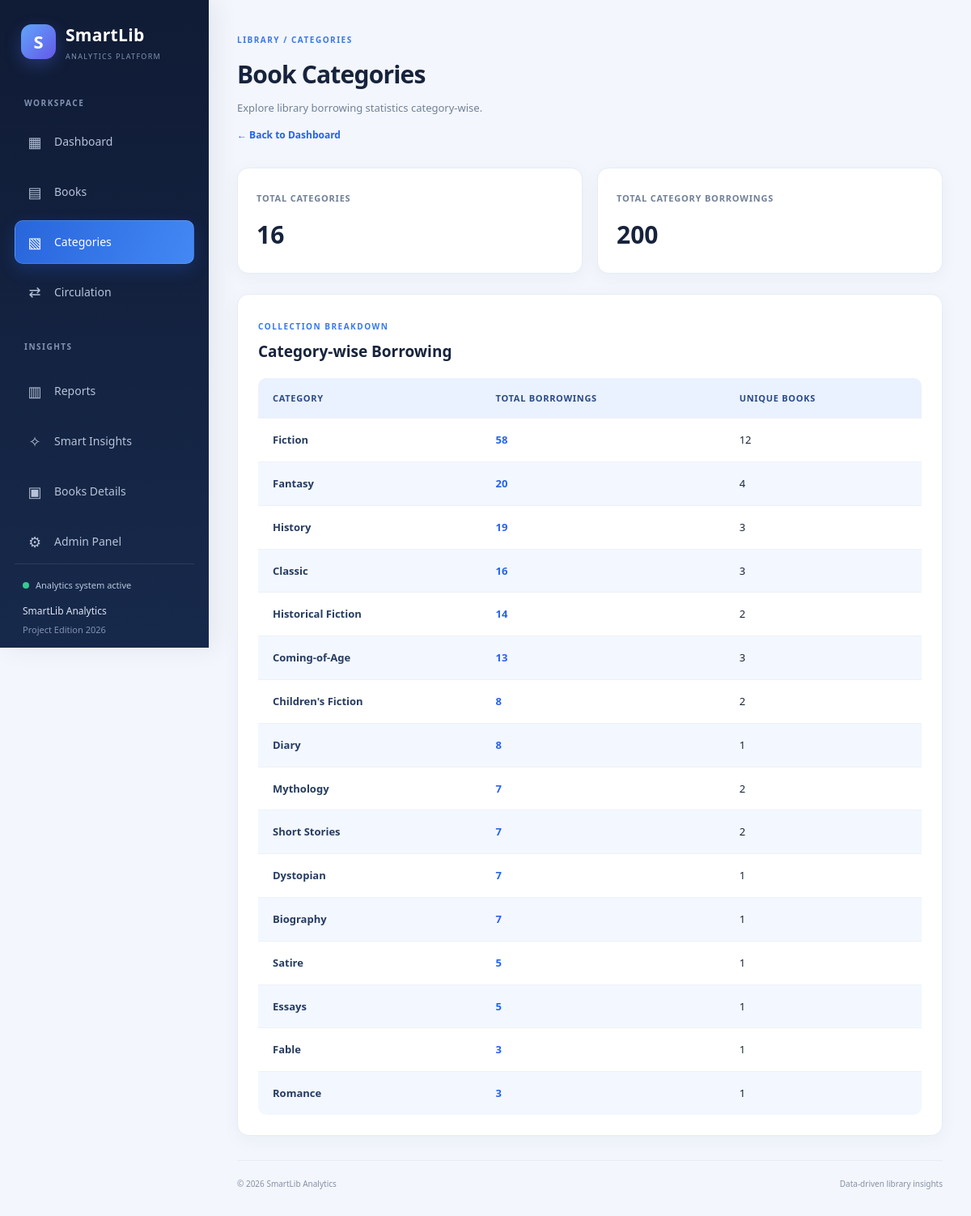
The page /categories on the database its author committed.
### tables this page shows
CREATE TABLE loans (
            Loan_ID TEXT PRIMARY KEY,
            Book_ID TEXT NOT NULL,
            Issue_Date TEXT NOT NULL,
            Due_Date TEXT NOT NULL,
            Return_Date TEXT,
            Loan_Status TEXT NOT NULL
                CHECK (Loan_Status IN ('Returned', 'Active', 'Overdue')),
            FOREIGN KEY (Book_ID) REFERENCES books(Book_ID)
        );

CREATE TABLE books (
            Book_ID TEXT PRIMARY KEY,
            Book_Title TEXT NOT NULL,
            Author TEXT NOT NULL,
            Category TEXT NOT NULL,
            Book_Origin TEXT NOT NULL
        );

### app.py (the view)
@app.route("/categories")
def categories():
    data = get_library_data()
    if data.empty:
        categories_list = []
    else:
        category_data = data.groupby("Category").agg(
            Total_Borrowings=("Loan_ID", "count"),
            Unique_Books=("Book_ID", "nunique")
        ).reset_index()
        category_data = category_data.sort_values(
            by="Total_Borrowings",
            ascending=False
        )
        categories_list = category_data.to_dict(
            orient="records"
        )
    return render_template(
        "categories.html",
        categories=categories_list
    )

### app.py (called while the page is built)
def get_db_connection():
    conn = sqlite3.connect(DB_PATH)
    conn.row_factory = sqlite3.Row
    conn.execute("PRAGMA foreign_keys = ON")
    return conn

### templates/categories.html (shortened to what this page needs)
<!DOCTYPE html>
<html lang="en">
<head>
    <link rel="stylesheet"
          href="{{ url_for('static', filename='css/style.css') }}">
</head>
<body>
<div class="dashboard categories-layout">
    <aside class="sidebar">
        <div class="brand">
            <div class="brand-icon">S</div>
            <div>
                <h2>SmartLib</h2>
                <span>ANALYTICS PLATFORM</span>
            </div>
        </div>
        <div class="nav-label">WORKSPACE</div>
        <nav class="sidebar-nav">
            <a href="{{ url_for('index') }}">
                <span class="nav-icon">▦</span>
                Dashboard
            </a>
            <a href="{{ url_for('books') }}">
                <span class="nav-icon">▤</span>
                Books
            </a>
            <a href="{{ url_for('categories') }}" class="active">
                <span class="nav-icon">▧</span>
                Categories
            </a>
            <a href="{{ url_for('circulation') }}">
                <span class="nav-icon">⇄</span>
                Circulation
            </a>
            <div class="nav-label nav-section-label">INSIGHTS</div>
            <a href="{{ url_for('reports') }}">
                <span class="nav-icon">▥</span>
                Reports
            </a>
            <a href="{{ url_for('insights') }}">
                <span class="nav-icon">✧</span>
                Smart Insights
            </a>
            <a href="{{ url_for('inventory') }}">
                <span class="nav-icon">▣</span>
                Books Details
            </a>
            <a href="{{ url_for('login') }}">
                <span class="nav-icon">⚙</span>
                Admin Panel
            </a>
        </nav>
        <div class="sidebar-bottom">
            <div class="sidebar-status">
                <span class="status-dot"></span>
                Analytics system active
            </div>
            <p>SmartLib Analytics</p>
            <small>Project Edition 2026</small>
        </div>
    </aside>
    <main class="categories-main">
        <header class="categories-heading">
            <span class="eyebrow">LIBRARY / CATEGORIES</span>
            <h1>Book Categories</h1>
            <p>Explore library borrowing statistics category-wise.</p>
            <a href="{{ url_for('index') }}">← Back to Dashboard</a>
        </header>
        <section class="category-overview">
            <article class="category-stat">
                <span>TOTAL CATEGORIES</span>
                <h2>{{ categories|length }}</h2>
            </article>
            <article class="category-stat">
                <span>TOTAL CATEGORY BORROWINGS</span>
                <h2>{{ categories|sum(attribute='Total_Borrowings') }}</h2>
            </article>
        </section>
        <section class="categories-table-card">
            <span class="eyebrow">COLLECTION BREAKDOWN</span>
            <h2>Category-wise Borrowing</h2>
            <div class="category-table-scroll">
                <table class="categories-table">
                    <thead>
                        <tr>
                            <th>Category</th>
                            <th>Total Borrowings</th>
                            <th>Unique Books</th>
                        </tr>
                    </thead>
                    <tbody>
                        {% for category in categories %}
                        <tr>
                            <td class="category-name">
                                {{ category.Category }}
                            </td>
                            <td class="category-number">
                                {{ category.Total_Borrowings }}
                            </td>
                            <td>
                                {{ category.Unique_Books }}
                            </td>
                        </tr>
                        {% else %}
                        <tr>
                            <td colspan="3">
                                No category records found.
                            </td>
                        </tr>
                        {% endfor %}
                    </tbody>
                </table>
            </div>
        </section>
        <footer class="dashboard-footer">
            <p>© 2026 SmartLib Analytics</p>
            <span>Data-driven library insights</span>
        </footer>
    </main>
</div>
</body>
</html>

### static/css/style.css (style rules this page uses)
:root { --navy: #101b35; --navy-light: #192b4d; --blue: #3978ed; --blue-dark: #245bd0; --blue-soft: #edf3ff; --page-bg: #f4f7fc; --white: #ffffff; --text: #19243b; --muted: #77849a; --border: #e7ecf4; --green: #15966b; --orange: #df8b2c; --purple: #8064d8; --red: #dc4d55; --shadow: 0 5px 24px rgba(22, 42, 78, 0.055); --shadow-hover: 0 12px 30px rgba(22, 42, 78, 0.10); --radius: 15px; --sidebar-width: 258px; }
* { margin: 0; padding: 0; box-sizing: border-box; }
html { scroll-behavior: smooth; width: 100%; }
body { width: 100%; min-width: 320px; min-height: 100vh; overflow-x: hidden; font-family: "Segoe UI", Arial, sans-serif; background: var(--page-bg); color: var(--text); line-height: 1.6; -webkit-font-smoothing: antialiased; }
a { color: inherit; text-decoration: none; -webkit-tap-highlight-color: transparent; }
.dashboard, .books-layout, .categories-layout, .circulation-layout { display: flex; width: 100%; min-height: 100vh; }
.main-content, .books-main, .categories-main, .circulation-main, .admin-main, .reports-main, .insights-main { flex: 1; min-width: 0; min-height: 100vh; margin-left: var(--sidebar-width); padding: 35px; box-sizing: border-box; }
.sidebar { position: fixed; top: 0; left: 0; bottom: 0; z-index: 1000; width: var(--sidebar-width); min-width: var(--sidebar-width); height: 100vh; overflow-y: auto; display: flex; flex-direction: column; padding: 27px 18px 20px; color: white; background: linear-gradient(180deg, #101b35, #17294b); box-shadow: 8px 0 30px rgba(15, 30, 60, 0.07); }
.brand { display: flex; align-items: center; gap: 12px; padding: 0 8px; margin-bottom: 42px; }
.brand-icon { width: 43px; height: 43px; flex-shrink: 0; display: grid; place-items: center; border-radius: 13px; background: linear-gradient(135deg, #60a5fa, #6558e8); box-shadow: 0 7px 20px rgba(83, 112, 240, 0.3); font-size: 22px; font-weight: 800; }
.brand h2 { font-size: 21px; letter-spacing: 0.3px; }
.brand span { display: block; margin-top: 2px; color: #8292b3; font-size: 9px; letter-spacing: 1.3px; }
.nav-label { padding: 0 12px; margin-bottom: 13px; color: #8292b3; font-size: 10px; font-weight: 700; letter-spacing: 1.5px; }
.sidebar-nav { display: flex; flex-direction: column; gap: 7px; }
.sidebar-nav a { display: flex; align-items: center; gap: 13px; padding: 12px 13px; color: #b7c3d9; border: 1px solid transparent; border-radius: 10px; font-size: 14px; font-weight: 500; transition: background 0.2s, color 0.2s, transform 0.2s; }
.nav-icon { width: 22px; flex-shrink: 0; text-align: center; font-size: 18px; }
.sidebar-nav a.active { color: white; background: linear-gradient(110deg, #2865db, #4388f5); border-color: rgba(255,255,255,0.13); box-shadow: 0 7px 20px rgba(37,99,235,0.24); }
.nav-section-label { margin-top: 25px; }
.sidebar-bottom { margin-top: auto; padding: 17px 10px 0; border-top: 1px solid rgba(255,255,255,0.1); }
.sidebar-bottom p { margin-top: 13px; color: #dce5f4; font-size: 12px; }
.sidebar-bottom small { color: #8292b3; font-size: 11px; }
.sidebar-status { display: flex; align-items: center; gap: 8px; color: #b8c7dd; font-size: 11px; }
.status-dot { display: inline-block; width: 8px; height: 8px; background: #35c991; border-radius: 50%; }
.eyebrow { color: var(--blue); font-size: 10px; font-weight: 800; letter-spacing: 1.5px; }
table { width: 100%; max-width: 100%; border-collapse: collapse; }
.dashboard-footer { display: flex; justify-content: space-between; align-items: center; gap: 12px; padding: 20px 0 5px; color: #8491a5; border-top: 1px solid var(--border); font-size: 10px; }
.books-layout .sidebar, .categories-layout .sidebar, .circulation-layout .sidebar { position: fixed; }
.books-main, .categories-main, .circulation-main { width: calc(100% - var(--sidebar-width)); }
.books-table-section, .categories-table-card { min-width: 0; max-width: 100%; overflow-x: auto; }
.categories-table { min-width: 450px; }
.table-container, .table-scroll, .books-table-section, .categories-table-card { width: 100%; max-width: 100%; overflow-x: auto; -webkit-overflow-scrolling: touch; }
table th, table td { white-space: nowrap; }

### rows shown on the page
loans: Category "Fiction", Total_Borrowings "58", Unique_Books "12"
loans: Category "Fantasy", Total_Borrowings "20", Unique_Books "4"
loans: Category "History", Total_Borrowings "19", Unique_Books "3"
loans: Category "Classic", Total_Borrowings "16", Unique_Books "3"
loans: Category "Historical Fiction", Total_Borrowings "14", Unique_Books "2"
loans: Category "Coming-of-Age", Total_Borrowings "13", Unique_Books "3"
loans: Category "Children's Fiction", Total_Borrowings "8", Unique_Books "2"
loans: Category "Diary", Total_Borrowings "8", Unique_Books "1"
loans: Category "Mythology", Total_Borrowings "7", Unique_Books "2"
loans: Category "Short Stories", Total_Borrowings "7", Unique_Books "2"
loans: Category "Dystopian", Total_Borrowings "7", Unique_Books "1"
loans: Category "Biography", Total_Borrowings "7", Unique_Books "1"
loans: Category "Satire", Total_Borrowings "5", Unique_Books "1"
loans: Category "Essays", Total_Borrowings "5", Unique_Books "1"
loans: Category "Fable", Total_Borrowings "3", Unique_Books "1"
loans: Category "Romance", Total_Borrowings "3", Unique_Books "1"

### other values the page prints
{{ categories|length }} "16"
{{ categories|sum(attribute='Total_Borrowings') }} "200"
